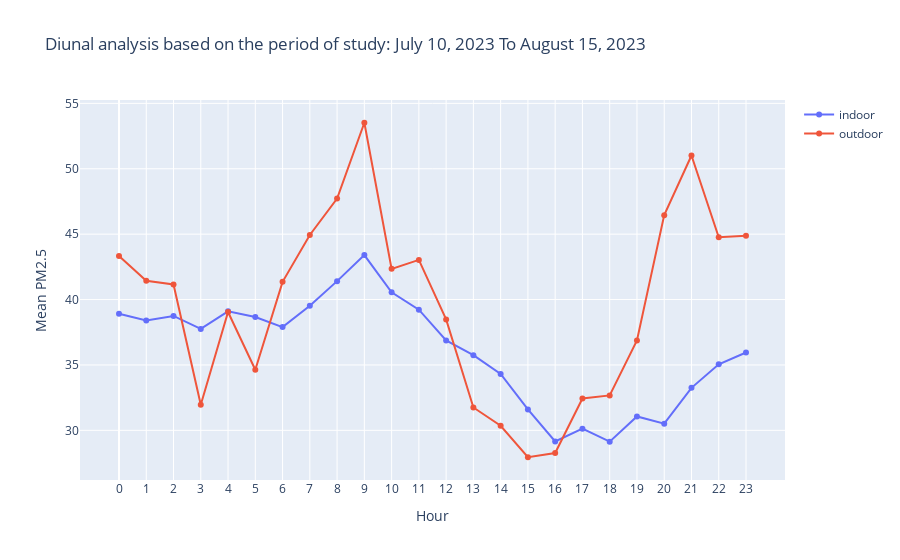

Notebook cell for this chart:
### Code cell
fig.add_trace(go.Scatter(x=hour_group['hour'],y=hour_group['value'],mode='lines+markers',name='indoor'))
fig.add_trace(go.Scatter(x=hour_group_outdoor['hour'],y=hour_group_outdoor['value'],mode='lines+markers',name='outdoor'))
fig.update_layout(title_text='Diunal analysis based on the period of study: July 10, 2023 To August 15, 2023')
fig.update_xaxes(
    title='Hour',
    tickvals=[0,1, 2, 3, 4, 5, 6, 7, 8, 9, 10, 11, 12, 13, 14, 15, 16, 17, 18, 19, 20, 21, 22, 23],  # Set the tick values (the points on the x-axis where the ticks will be displayed)
)
fig.update_yaxes(
    title='Mean PM2.5')
fig.show()

### Figure 1 — Plotly figure (JSON) as saved in the notebook; plotly's stock layout.template omitted (floating-point values rounded to 4 significant figures)
{"data": [{"mode": "lines+markers", "name": "indoor", "type": "scatter", "x": [0, 1, 2, 3, 4, 5, 6, 7, 8, 9, 10, 11, 12, 13, 14, 15, 16, 17, 18, 19, 20, 21, 22, 23], "y": [38.91, 38.4, 38.74, 37.76, 39.1, 38.66, 37.89, 39.53, 41.41, 43.4, 40.55, 39.23, 36.88, 35.74, 34.31, 31.6, 29.15, 30.13, 29.13, 31.06, 30.51, 33.25, 35.05, 35.95]}, {"mode": "lines+markers", "name": "outdoor", "type": "scatter", "x": [0, 1, 2, 3, 4, 5, 6, 7, 8, 9, 10, 11, 12, 13, 14, 15, 16, 17, 18, 19, 20, 21, 22, 23], "y": [43.34, 41.44, 41.15, 31.95, 39.05, 34.64, 41.35, 44.94, 47.72, 53.52, 42.35, 43.03, 38.48, 31.75, 30.35, 27.94, 28.27, 32.43, 32.67, 36.87, 46.45, 51.01, 44.76, 44.87]}], "layout": {"title": {"text": "Diunal analysis based on the period of study: July 10, 2023 To August 15, 2023"}, "xaxis": {"tickvals": [0, 1, 2, 3, 4, 5, 6, 7, 8, 9, 10, 11, 12, 13, 14, 15, 16, 17, 18, 19, 20, 21, 22, 23], "title": {"text": "Hour"}}, "yaxis": {"title": {"text": "Mean PM2.5"}}}}
